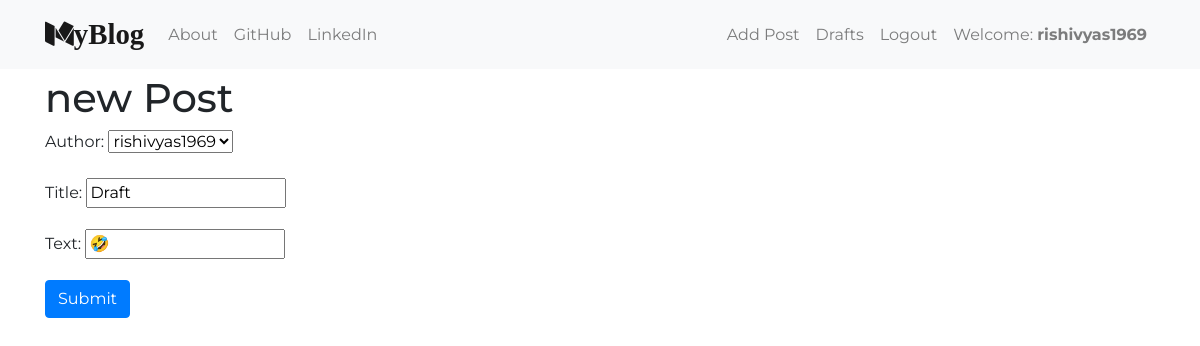
The page /post/5/edit (signed in) on the database its author committed.
### blog/models.py (models this page shows, shortened)
class Post(models.Model):
    author = models.ForeignKey("auth.User", on_delete=models.CASCADE)
    title = models.CharField(max_length=200)
    text = models.CharField(max_length=500)
    create_date = models.DateField(default=timezone.now)
    publish_date = models.DateField(null=True, blank=True)

### blog/views.py (the view)
# urls.py: path('post/<int:pk>/edit', views.PostUpdateView.as_view(), name='post_edit'),
class PostUpdateView(LoginRequiredMixin, UpdateView):
    login_url = '/login/'
    redirect_field_name = 'blog/post_detail.html'
    form_class = PostForm
    model = Post

### blog/forms.py (shortened to what this page needs)
class PostForm(forms.ModelForm):
    class Meta():
        model = Post
        fields = ('author', 'title', 'text')
        widget = {
            'title': forms.TextInput(attrs={'class': 'textinputclass'}),
            'text': forms.TextInput(attrs={'class': 'editable medium-editor-textarea postcontent'}),
        }

### blog/templates/blog/post_form.html (shortened to what this page needs)
{% extends 'blog/base.html' %}
{% block content %}
    <h1>new Post</h1>
    <form class="post-form" method="POST">
        {{ form.as_p }}
        <button type="submit" class="btn btn-primary">Submit</button>
    </form>
{% endblock content %}

### blog/templates/blog/base.html (shortened to what this page needs)
<!DOCTYPE html>
{% load static %}
<html>
    <head>
        <link rel="stylesheet" href="https://stackpath.bootstrapcdn.com/bootstrap/4.5.2/css/bootstrap.min.css">
        <link rel="stylesheet" href="//cdn.jsdelivr.net/npm/medium-editor@latest/dist/css/medium-editor.min.css" type="text/css" media="screen" charset="utf-8">
        <link rel="stylesheet" href="{% static 'css/blog.css' %}" />
        <link rel="stylesheet" href="https://stackpath.bootstrapcdn.com/font-awesome/4.7.0/css/font-awesome.min.css">
    </head>
    <body>
        <nav class="navbar navbar-expand-lg navbar-light bg-light custom-navbar">
        <div class="container">
            <a class="navbar-brand mybrand" href="{% url 'post_list' %}"><i class="fa fa-medium" aria-hidden="true"></i>yBlog</a>
            <div class="collapse navbar-collapse" id="navbarNav">
                <ul class="navbar-nav">
                <li class="nav-item">
                    <a class="nav-link" href="{% url 'about' %}">About</a>
                </li>
                <li class="nav-item">
                    <a class="nav-link" href="https://github.com/rishivyas1969">GitHub</a>
                </li>
                <li class="nav-item">
                    <a class="nav-link" href="https://www.linkedin.com/in/rishi-vyas-43308414b/">LinkedIn</a>
                </li>
                </ul>
            </div>
            <ul class="navbar-nav navbar-right">
                    {% if user.is_authenticated %}
                        <li class="nav-item">
                            <a class="nav-link" href="{% url 'post_new' %}">Add Post</a>
                        </li>
                        <li class="nav-item">
                            <a class="nav-link" href="{% url 'post_draft_list' %}">Drafts</a>
                        </li>
                        <li class="nav-item">
                            <a class="nav-link" href="{% url 'logout' %}">Logout</a>
                        </li>
                        <li class="nav-item">
                            <a class="nav-link">Welcome: <span class="font-weight-bold">{{ user.username }}</span></a>
                        </li>
                    {% else %}
                        <li class="nav-item">
                            <a class="nav-link" href="{% url 'login' %}"><i class="fa fa-user" aria-hidden="true"></i></span></a>
                        </li>
                    {% endif %}
                </ul>
            </div>
        </nav>
        <div class="content container loader">
            <div class="row">
                <div class="col-md-8">
                    <div class="blog_posts">
                        {% block content %}
                        {% endblock content %}
                    </div>
                </div>
            </div>
        </div>
    </body>
</html>

### blog/static/css/blog.css (style rules this page uses)
body { font-family: Montserrat; }
.mybrand { font-size: 1.8em; font-weight: 700; font-family: Playfair; }
.custom-navbar { margin-bottom: 5px; }
.loader { filter:hue-rotate(0deg); color:linear-gradient(45deg,#0f8,#08f); animation:hue 10000ms infinite linear; }

### rows shown on the page
Post: author "rishivyas1969", title "Draft", text "🤣"

### other values the page prints
{{ user.username }} "rishivyas1969"
